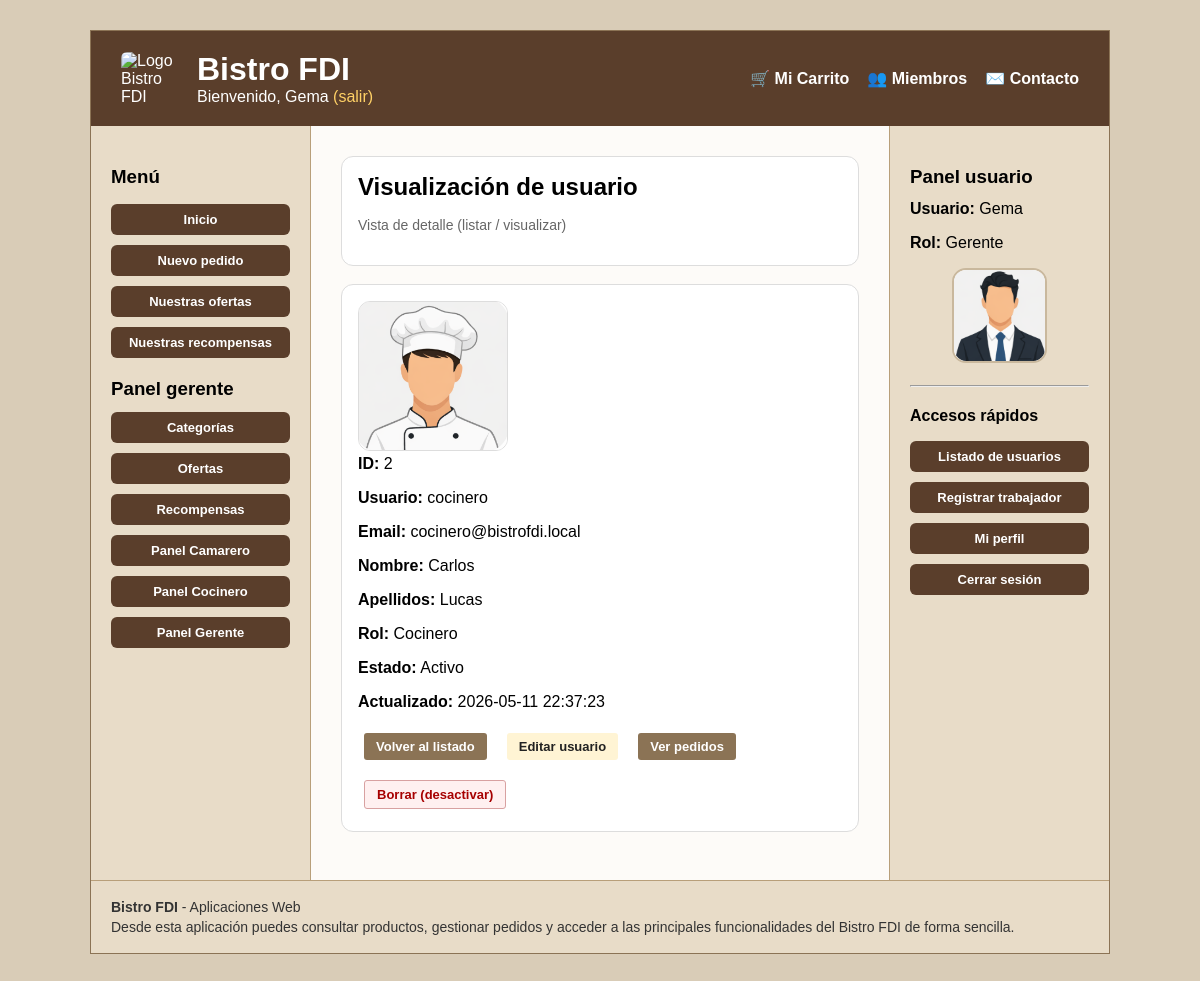
/vistas/usuarios/usuario_ver.php?id=2 (signed in), run on the app's committed database.
### tables this page shows
CREATE TABLE IF NOT EXISTS `usuarios` (
    `id` INT AUTO_INCREMENT PRIMARY KEY,
    `username` VARCHAR(100) NOT NULL UNIQUE,
    `email` VARCHAR(150) NOT NULL UNIQUE,
    `nombre` VARCHAR(100) NOT NULL,
    `apellidos` VARCHAR(100) NOT NULL,
    `password_hash` VARCHAR(255) NOT NULL,
    `rol` ENUM('cliente', 'camarero', 'cocinero', 'gerente') NOT NULL DEFAULT 'cliente',
    `avatar_tipo` ENUM('default', 'preset', 'custom') NOT NULL DEFAULT 'default',
    `avatar_valor` VARCHAR(255) DEFAULT NULL,
    `activo` TINYINT(1) NOT NULL DEFAULT 1,
    `deleted_at` TIMESTAMP NULL DEFAULT NULL,
    `created_at` TIMESTAMP DEFAULT CURRENT_TIMESTAMP,
    `updated_at` TIMESTAMP DEFAULT CURRENT_TIMESTAMP ON UPDATE CURRENT_TIMESTAMP,
    `bistrocoins` INT NOT NULL DEFAULT 0
);

### includes/UsuarioDAO.php (called while the page is built, shortened)
<?php
require_once __DIR__ . '/../entities/Usuario.php';
require_once __DIR__ . '/util.php';
class UsuarioDAO {
    public static function avatar_presets(): array {
        return [
            'preset_chef' => ['label' => 'Opcion 1', 'path' => RUTA_APP . '/img/avatares/cocinero.png'],
            'preset_waiter' => ['label' => 'Opcion 2', 'path' => RUTA_APP . '/img/avatares/camarero.png'],
            'preset_manager' => ['label' => 'Opcion 3', 'path' => RUTA_APP . '/img/avatares/gerente.png'],
        ];
    }
    public static function role_priority(string $role): int {
        return match ($role) {
            'cliente' => 1,
            'camarero' => 2,
            'cocinero' => 3,
            'gerente' => 4,
            default => 0,
        };
    }
    public static function role_label(string $role): string {
        return ucfirst($role);
    }
    private static function row_to_usuario(array $row): Usuario {
        $row['avatar_url'] = self::user_row_to_avatar_url($row);
        return new Usuario(
            (int)$row['id'],
            $row['username'],
            $row['email'],
            $row['nombre'],
            $row['apellidos'],
            $row['password_hash'],
            $row['rol'] ?? 'cliente',
            $row['avatar_tipo'] ?? 'default',
            $row['avatar_valor'] ?? null,
            $row['avatar_url'],
            (int)$row['activo'],
            $row['updated_at'] ?? '',
            (int)($row['bistrocoins'] ?? 0)
        );
    }
    private static function user_row_to_avatar_url(array $row): string {
        $tipo = (string)($row['avatar_tipo'] ?? 'default');
        $valor = (string)($row['avatar_valor'] ?? '');
        if ($tipo === 'preset') {
            $presets = self::avatar_presets();
            if (isset($presets[$valor])) {
                return $presets[$valor]['path'];
            }
        }
        return self::default_avatar();
    }
    public static function user_find_by_id(int $id, bool $includeInactive = true): ?Usuario {
        $conn = crearConexion();
        $sql = $includeInactive
            ? "SELECT * FROM usuarios WHERE id = ? LIMIT 1"
            : "SELECT * FROM usuarios WHERE id = ? AND activo = 1 LIMIT 1";
        $stmt = $conn->prepare($sql);
        $stmt->bind_param("i", $id);
        $stmt->execute();
        $result = $stmt->get_result();
        $row = $result->fetch_assoc();
        return $row ? self::row_to_usuario($row) : null;
    }
}

### entities/Usuario.php (called while the page is built, shortened)
<?php
class Usuario {
    private $id;
    private $username;
    private $email;
    private $nombre;
    private $apellidos;
    private $rol;
    private $avatar_url;
    private $activo;
    private $updated_at;
    public function __construct(int $id, string $username, string $email, string $nombre, string $apellidos,
                                string $password_hash, string $rol, string $avatar_tipo, ?string $avatar_valor,
                                string $avatar_url, int $activo, string $updated_at, int $bistrocoins = 0) {
        $this->id = $id;
        $this->username = $username;
        $this->email = $email;
        $this->nombre = $nombre;
        $this->apellidos = $apellidos;
        $this->rol = $rol;
        $this->avatar_url = $avatar_url;
        $this->activo = $activo;
        $this->updated_at = $updated_at;
    }
    public function getId(): int { return $this->id; }
    public function getUsername(): string { return $this->username; }
    public function getEmail(): string { return $this->email; }
    public function getNombre(): string { return $this->nombre; }
    public function getApellidos(): string { return $this->apellidos; }
    public function getRol(): string { return $this->rol; }
    public function getAvatarUrl(): string { return $this->avatar_url; }
    public function getUpdatedAt(): string { return $this->updated_at; }
    public function isActivo(): bool { return $this->activo === 1; }
}

### includes/util.php (called while the page is built, shortened)
<?php
function escaparHtml(?string $value): string
{
    return htmlspecialchars((string) $value, ENT_QUOTES | ENT_SUBSTITUTE, 'UTF-8');
}

### includes/auth.php (called while the page is built, shortened)
<?php
require_once __DIR__ . '/UsuarioDAO.php';
function current_user(): ?Usuario {
    $id = (int)$_SESSION['user_id'];
    $user = UsuarioDAO::user_find_by_id($id);
    return $user;
}
function require_login(): Usuario {
    $user = current_user();
    return $user;
}
function user_has_role(Usuario $user, string $minRole): bool {
    return UsuarioDAO::role_priority($user->getRol()) >= UsuarioDAO::role_priority($minRole);
}
function require_role(string $minRole): Usuario {
    $user = require_login();
        ?>
        <?php
    return $user;
}

### vistas/usuarios/usuario_ver.php (the view, shortened to what this page needs)
<?php
require_once __DIR__ . '/../../includes/UsuarioDAO.php';
require_once __DIR__ . '/../../includes/auth.php';
require_once __DIR__ . '/../../includes/util.php';
$admin = require_role('gerente');
$id = (int)($_GET['id'] ?? 0);
$user = $id > 0 ? UsuarioDAO::user_find_by_id($id) : null;
?>
<div class="panel">
    <h2>Visualización de usuario</h2>
    <p class="muted">Vista de detalle (listar / visualizar)</p>
</div>
<section class="panel">
    <div class="profile-top">
        <img class="avatar lg"
             src="<?= escaparHtml($user->getAvatarUrl()) ?>"
             alt="Avatar de <?= escaparHtml($user->getUsername()) ?>">
        <div>
            <p><strong>ID:</strong> <?= (int)$user->getId() ?></p>
            <p><strong>Usuario:</strong> <?= escaparHtml($user->getUsername()) ?></p>
            <p><strong>Email:</strong> <?= escaparHtml($user->getEmail()) ?></p>
            <p><strong>Nombre:</strong> <?= escaparHtml($user->getNombre()) ?></p>
            <p><strong>Apellidos:</strong> <?= escaparHtml($user->getApellidos()) ?></p>
            <p><strong>Rol:</strong> <?= escaparHtml(UsuarioDAO::role_label((string)$user->getRol())) ?></p>
            <p>
                <strong>Estado:</strong>
                <?= $user->isActivo()
                    ? '<span class="texto-exito">Activo</span>'
                    : '<span class="texto-error">Inactivo</span>' ?>
            </p>
            <p><strong>Actualizado:</strong> <?= escaparHtml($user->getUpdatedAt()) ?></p>
        </div>
    </div>
    <div class="actions-inline mt-14">
        <a class="btn" href="usuarios.php">Volver al listado</a>
        <a class="btn primary" href="usuario_form.php?id=<?= (int)$user->getId() ?>">Editar usuario</a>
        <a class="btn" href="../pedidos/listarPedidosCliente.php?usuario_id=<?= (int)$user->getId() ?>">Ver pedidos</a>
        <?php if ($user->isActivo()): ?>
            <form method="post"
                  action="../../scripts/usuarios/usuario_eliminar.php"
                  onsubmit="return confirm('¿Desactivar este usuario?');"
                  class="d-inline">
                <button class="btn danger"
                        type="submit"
                        <?= $user->getId() === $admin->getId() ? 'disabled' : '' ?>>
                    Borrar (desactivar)
                </button>
            </form>
        <?php endif; ?>
    </div>
</section>
<?php
require __DIR__ . '/../../includes/plantilla.php';
?>

### cabecera.php (shortened to what this page needs)
<?php
require_once __DIR__ . '/includes/auth.php';
function mostrarSaludo(): string {
    $user = current_user();
    if ($user) {
        $nombre = $user->getNombre() ?: $user->getUsername();
        return "Bienvenido, " . htmlspecialchars($nombre) .
            " <a href='" . RUTA_APP . "/scripts/usuarios/logout.php'>(salir)</a>";
    }
    return "Usuario desconocido. <a href='" . RUTA_APP . "/vistas/usuarios/acceso.php#login'>Login</a>";
}
?>
<div class="cabecera-superior">
    <div class="cabecera-brand">
        <img src="<?= RUTA_APP ?>/img/logo_personalizado.png" alt="Logo Bistro FDI" class="logo-cabecera">
        <div>
            <h1>Bistro FDI</h1>
            <div class="saludo"><?= mostrarSaludo(); ?></div>
        </div>
    </div>
    <nav class="menu-principal">
        <ul>
            <?php if (current_user()): ?>
                <li><a href="<?= RUTA_APP ?>/vistas/pedidos/carrito.php">🛒 Mi Carrito</a></li>
            <?php endif; ?>
            <li><a href="<?= RUTA_APP ?>/miembros.php">👥 Miembros</a></li>
            <li><a href="<?= RUTA_APP ?>/contacto.php">✉️ Contacto</a></li>
        </ul>
    </nav>
</div>

### sideBarIzq.php
<?php
$user = function_exists('current_user') ? current_user() : null;
?>
<nav aria-label="Navegación principal">
    <h3>Menú</h3>
    <ul class="menu-izq">
        <li><a href="<?= RUTA_APP ?>/index.php">Inicio</a></li>
        <li><a href="<?= RUTA_APP ?>/vistas/pedidos/elegirTipo.php">Nuevo pedido</a></li>
        <li><a href="<?= RUTA_APP ?>/vistas/ofertas/ofertaCliente.php">Nuestras ofertas</a></li>
        <li><a href="<?= RUTA_APP ?>/vistas/recompensas/recompensaCliente.php">Nuestras recompensas</a></li>
        <?php if ($user): ?>
            <?php if ($user->getRol() !== 'cliente'): ?>
                <h3>Panel <?= htmlspecialchars($user->getRol()) ?></h3>
            <?php endif; ?>
            <?php if ($user->getRol() === 'gerente'): ?>
                <li><a href="<?= RUTA_APP ?>/vistas/categorias/categoriasList.php">Categorías</a></li>
                <li><a href="<?= RUTA_APP ?>/vistas/ofertas/listarOfertas.php">Ofertas</a></li>
                <li><a href="<?= RUTA_APP ?>/vistas/recompensas/listarRecompensas.php">Recompensas</a></li>
            <?php endif; ?>
            <?php if ($user->getRol() === 'camarero' || $user->getRol() === 'gerente'): ?>
                <li><a href="<?= RUTA_APP ?>/vistas/pedidos/gestionCamarero.php">Panel Camarero</a></li>
            <?php endif; ?>
            <?php if ($user->getRol() === 'cocinero' || $user->getRol() === 'gerente'): ?>
                <li><a href="<?= RUTA_APP ?>/vistas/preparacion_pedidos/panel_cocinero.php">Panel Cocinero</a></li>
            <?php endif; ?>
            <?php if ($user->getRol() === 'gerente'): ?>
                <li><a href="<?= RUTA_APP ?>/vistas/preparacion_pedidos/panel_gerente.php">Panel Gerente</a></li>
            <?php endif; ?>
        <?php endif; ?>
    </ul>
</nav>

### sideBarDer.php
<?php
require_once __DIR__ . '/includes/auth.php';
require_once __DIR__ . '/includes/util.php';
$user = current_user();
$nombre = $user ? $user->getNombre() : 'Invitado';
$rol = $user ? $user->getRol() : 'No autenticado';
$avatarSrc = $user ? $user->getAvatarUrl() : '';
?>
<section class="panel-usuario-sidebar">
    <h3>Panel usuario</h3>
    <p><strong>Usuario:</strong> <?= escaparHtml($nombre) ?></p>
    <p><strong>Rol:</strong> <?= escaparHtml(ucfirst($rol)) ?></p>
    <?php if ($user): ?>
        <div class="sidebar-avatar-box">
            <img src="<?= escaparHtml($avatarSrc) ?>"
                 alt="Foto de perfil de <?= escaparHtml($nombre) ?>"
                 class="sidebar-avatar">
        </div>
    <?php endif; ?>
    <hr>
    <nav aria-label="Accesos rápidos del usuario">
        <h4>Accesos rápidos</h4>
        <ul class="menu-izq">
            <?php if ($user && $user->getRol() === 'gerente'): ?>
                <li><a href="<?= RUTA_APP ?>/vistas/usuarios/usuarios.php">Listado de usuarios</a></li>
                <li><a href="<?= RUTA_APP ?>/vistas/usuarios/usuario_form.php?modo=crear">Registrar trabajador</a></li>
                <li><a href="<?= RUTA_APP ?>/vistas/usuarios/perfil.php">Mi perfil</a></li>
                <li><a href="<?= RUTA_APP ?>/scripts/usuarios/logout.php">Cerrar sesión</a></li>
            <?php elseif ($user): ?>
                <li><a href="<?= RUTA_APP ?>/vistas/usuarios/perfil.php">Mi perfil</a></li>
                <li><a href="<?= RUTA_APP ?>/scripts/usuarios/logout.php">Cerrar sesión</a></li>
            <?php else: ?>
                <li><a href="<?= RUTA_APP ?>/vistas/usuarios/acceso.php#login">Iniciar sesión</a></li>
                <li><a href="<?= RUTA_APP ?>/vistas/usuarios/registro.php">Registrarse</a></li>
            <?php endif; ?>
        </ul>
    </nav>
</section>

### CSS/estilo.css (style rules this page uses)
*, *::before, *::after { box-sizing: border-box; }
html, body { overflow-x: hidden; }
body { margin: 0; padding: 0; background-color: #d9ccb7; font-family: Arial, sans-serif; }
h1 { margin-bottom: 20px; }
h2 { margin: 0 0 16px 0; }
h3 { margin: 20px 0 12px 0; }
h4 { margin: 20px 0 12px 0; }
p { margin: 0 0 16px 0; }
.cabecera-superior { display: flex; justify-content: space-between; align-items: center; gap: 30px; flex-wrap: wrap; }
.cabecera-brand { display: flex; align-items: center; gap: 16px; min-width: 0; }
.logo-cabecera { width: 60px; height: auto; border-radius: 6px; flex-shrink: 0; }
.cabecera-brand h1 { margin: 0; font-size: 2rem; }
.saludo a { color: #ffd166; text-decoration: none; }
.menu-principal ul { list-style: none; display: flex; gap: 18px; margin: 0; padding: 0; flex-wrap: wrap; }
.menu-principal a { color: white; text-decoration: none; font-weight: bold; }
.menu-izq { list-style: none; padding: 0; }
.menu-izq li { margin-bottom: 10px; }
.menu-izq a, #sidebar-der ul a { display: block; padding: 8px 10px; background-color: #5a3e2b; color: white; text-decoration: none; border-radius: 6px; font-weight: bold; font-size: 13px; text-align: center; }
#sidebar-der ul { list-style: none; padding: 0; }
#sidebar-der li { margin-bottom: 10px; }
.btn { display: inline-block; padding: 6px 12px; margin: 6px; font-size: 13px; text-decoration: none; border-radius: 3px; color: white; background-color: #8b7355; font-weight: bold; white-space: normal; text-align: center; }
.btn.primary, button.primary { background: #fff4d4; border-color: #e1be53; color: #222; }
.btn.danger, button.danger { background: #fff0f0; border-color: #d8a1a1; color: #a70000; }
button, input[type="submit"] { display: inline-block; border: 1px solid #999; background: #f6f6f6; padding: 8px 12px; border-radius: 6px; text-decoration: none; color: #222; cursor: pointer; font-size: 14px; }
.panel { border: 1px solid #ddd; border-radius: 12px; background: #fff; padding: 16px; margin-bottom: 18px; width: 100%; max-width: 100%; overflow-x: auto; min-width: 0; }
.panel h2, .panel h3 { margin-top: 0; }
.actions-inline { display: flex; gap: 8px; flex-wrap: wrap; align-items: center; }
.avatar { width: 90px; height: 90px; border-radius: 12px; object-fit: cover; border: 1px solid #ddd; background: #fff; }
.avatar.lg { width: 150px; height: 150px; }
.muted { color: #666; font-size: 14px; }
.sidebar-avatar-box { margin: 14px 0 18px; text-align: center; }
.sidebar-avatar { width: 95px; height: 95px; border-radius: 14px; object-fit: cover; border: 2px solid #c9b89d; background: #fff; display: inline-block; }

### data on the page
usuarios: nombre "Gema", rol "gerente", rol "Gerente"
usuarios: username (picture), id "2", username "cocinero", email "cocinero@bistrofdi.local", nombre "Carlos", apellidos "Lucas", rol "Cocinero", updated_at "2026-05-11 22:37:23"
